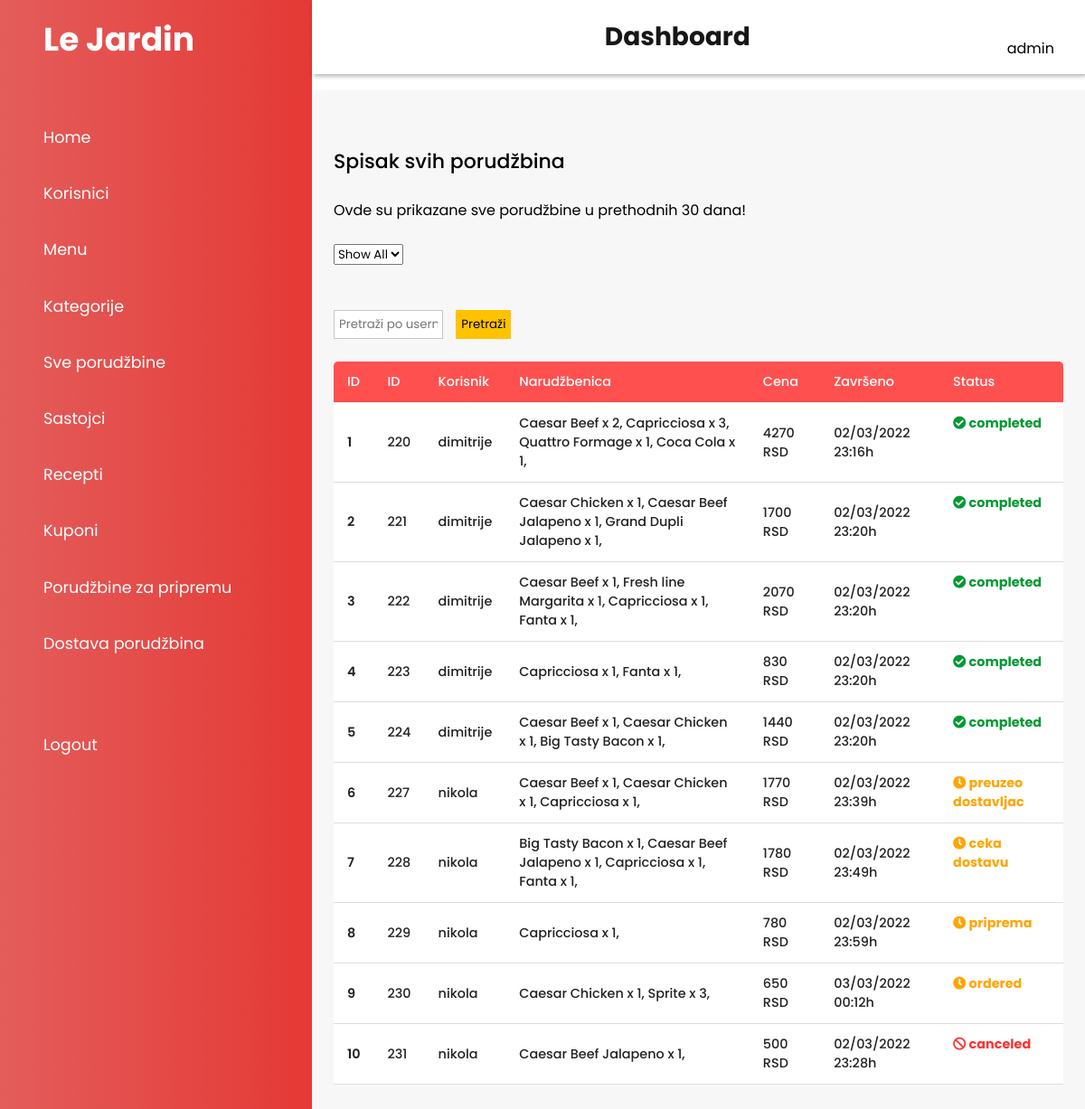
Page /admin/sve-porudzbine.php (signed in) on the committed database.
### tables this page shows
CREATE TABLE `orders` (
  `id_order` int(11) NOT NULL,
  `name` varchar(100) NOT NULL,
  `email` varchar(100) NOT NULL,
  `usernameID` int(11) NOT NULL,
  `phone` varchar(20) NOT NULL,
  `city` varchar(100) NOT NULL,
  `address` varchar(255) NOT NULL,
  `pmode` varchar(50) NOT NULL,
  `products` varchar(255) NOT NULL,
  `amount_paid` varchar(100) NOT NULL,
  `order_status` varchar(100) NOT NULL,
  `membership_order` varchar(100) NOT NULL,
  `time` datetime DEFAULT NULL
);

### admin/delovi/login-check.php (called while the page is built, shortened)
<?php
    if(!isset($_SESSION['user']))
    {
        $_SESSION['no-login-message'] = "<div class='error'>Please login to access Admin Panel. </div>";
        header('location:'.'login.php');
    }else if(isset($_SESSION['user'])){
        $username = $_SESSION['user'];
        $sql = "SELECT * FROM tbl_admin WHERE username = '$username' ";
        $res = mysqli_query($conn, $sql);
        $rows_session = mysqli_fetch_assoc($res);
        $status = $rows_session['status'];
    }
?>

### admin/sve-porudzbine.php (the view, shortened to what this page needs)
<?php include('delovi/header-admin.php'); ?>
<?php
    if($role == 'kuvar' || $role == 'admin' || $role == 'dostavljac'){
        if($status=='active'){
?>
        <main>
            <div class="row row_column">
                <h3>Spisak svih porudžbina</h3>
                <br>
                <p>Ovde su prikazane sve porudžbine u prethodnih 30 dana!</p>
            </div>
            <br>
            <div class="row">
                <select name="state" id="maxRows">
                    <option value="5000">Show All</option>
                </select>
            </div>
            <div class="row" id="search_orders">
                <form action="" method="POST" class="forma">
                    <input type="text" name="search_username" placeholder="Pretraži po username">
                    <button>Pretraži</button>
                </form>
            </div>
                <div class="table-grid" >
                    <div class="table-responsive">
                        <table width="100%" class="content-table" id="mytable">
                            <thead>
                                <tr>
                                    <th>ID</th>
                                    <th>Korisnik</th>
                                    <th>Narudžbenica</th>
                                    <th>Cena</th>
                                    <th>Završeno</th>
                                    <th>Status</th>
                                </tr>
                            </thead>
                            <tbody>
                            <?php
                                if(isset($_POST['search_username']))
                                {
                                    $searchKey_username = $_POST['search_username'];
                                    $sql = "SELECT * FROM orders INNER JOIN tbl_admin ON orders.usernameID=tbl_admin.id WHERE username = '$searchKey_username' AND DATE(time) > (NOW() - INTERVAL 30 DAY);";
                                }else{
                                    $sql = "SELECT *
                                    FROM orders
                                    INNER JOIN tbl_admin ON orders.usernameID=tbl_admin.id WHERE DATE(time) > (NOW() - INTERVAL 30 DAY);";
                                }
                                    $res = mysqli_query($conn, $sql);
                                    if($res==TRUE){
                                        $count = mysqli_num_rows($res);
                                        if($count>0){
                                            while($rows=mysqli_fetch_assoc($res))
                                            {
                                                $id=$rows['id_order'];
                                                $username=$rows['username'];
                                                $amount_paid=$rows['amount_paid'];
                                                $products=$rows['products'];
                                                $status=$rows['order_status'];
                                                $time_ordered=$rows['time'];
                                                $time_show = date("d/m/Y H:i",strtotime($time_ordered));
                                                ?>
                                                <tr>
                                                    <td data-label="ID"><?php echo $id; ?></td>
                                                    <td data-label="Username"><?php echo $username; ?></td>
                                                    <td data-label="Proizvodi"><?php echo $products; ?></td>
                                                    <td data-label="Ukupna cena"><?php echo $amount_paid; ?> RSD</td>
                                                    <td data-label="Vreme"><?php echo $time_show ?>h</td>
                                                    <td data-label="Status">
                                                    <?php
                                                    if($status=='canceled')
                                                    {
                                                ?>
                                                    <div class="canceled-status">
                                                    <i class="fas fa-ban"></i>
                                                        <?php
                                                            echo $status;
                                                        ?>
                                                    </div>
                                                    <?php
                                                    }else if($status=='completed'){
                                                        ?>
                                                        <div class="completed-status">
                                                        <i class="fas fa-check-circle"></i>
                                                        <?php
                                                            echo $status;
                                                        ?>
                                                        </div>
                                                        <?php
                                                    }else{
                                                        ?>
                                                    <div class="pending-status">
                                                    <i class="fas fa-clock"></i>
                                                    <?php
                                                        echo $status;
                                                    }
                                                        ?>
                                                    </div>
                                                    </td>
                                                </tr>
                                                <?php
                                            }
                                        }
                                    }
                                ?>
        <?php
        }else{
            $_SESSION['inactive_status'] = "Vaš nalog nije više aktivan. Kontaktirajte podršku za više informacija.";
            header('location: login.php');
        }
    }else{
            header('location: index.php');
        }
        ?>
    </body>
</html>

### admin/css/style-admin.css (style rules this page uses)
:root { --main-color: #ff5050; --color-dark: #1D2232; --text-grey: #8390A2; }
* { padding:0px; margin: 0px; box-sizing: border-box; list-style-type: none; text-decoration: none; font-family: 'Poppins'; }
main { margin-top: 100px; padding: 2rem 1.5rem; background: #f7f7f7; min-height: 100vh; }
.table-grid { display: grid; grid-gap: 2rem; grid-template-columns: 100% auto; }
table { border-collapse: collapse; }
thead tr { border-top: 1x solid #f0f0f0; border-bottom: 1px solid #f0f0f0; }
td { padding-left: .5rem 1rem; font-size: .9rem; color: #222; }
tr td:last-child { display: flex; align-items: center; }
.table-responsive { width: 100%; overflow-x: auto; }
.content-table { border-collapse: collapse; margin: 25px 0; font-size: 0.9em; min-width: 200px; border-radius: 5px 5px 0 0; overflow:hidden; box-shadow: 0 0 20px (0,0,0,0.15); }
.content-table thead tr { background-color: var(--main-color); color: #ffffff; text-align: center; font-weight: bold; }
.content-table th, .content-table td { padding: 12px 15px; text-align: left; font-weight: 500; }
.content-table tbody tr { border-bottom: 1px solid #dddddd; }
tr { background-color: #ffffff; }
.content-table tbody tr:last-of-type { border-bottom: 1px solid #dddddd; }
.row { display: flex; flex-wrap: wrap; }
.row_column { flex-direction: column; margin-top: 30px; }
.row h3 { font-family: 'Poppins'; font-weight: 500; font-size: 22px; }
.forma { width: 100%; }
.canceled-status { color: #ff3333; font-weight: 700; }
.completed-status { color: #009933; font-weight: 700; }
.pending-status { color: orange; font-weight: 700; }
#search_orders { margin-top: 50px; }
#search_orders input[type="text"] { width: 15%; padding: 5px; border: 1px solid #c7c7c7; }
#search_orders button { padding: 5px; background-color: #ffc200; border: 1px solid #ffc200; margin-left: 10px; }

### rows in the picture
orders: id_order "220", usernameID.username "dimitrije", products "Caesar Beef x 2, Capricciosa x 3, Quattro Formage x 1, Coca Cola x 1,", amount_paid "4270", time "02/03/2022 23:16", order_status "completed"
orders: id_order "221", usernameID.username "dimitrije", products "Caesar Chicken x 1, Caesar Beef Jalapeno x 1, Grand Dupli Jalapeno x 1,", amount_paid "1700", time "02/03/2022 23:20", order_status "completed"
orders: id_order "222", usernameID.username "dimitrije", products "Caesar Beef x 1, Fresh line Margarita x 1, Capricciosa x 1, Fanta x 1,", amount_paid "2070", time "02/03/2022 23:20", order_status "completed"
orders: id_order "223", usernameID.username "dimitrije", products "Capricciosa x 1, Fanta x 1,", amount_paid "830", time "02/03/2022 23:20", order_status "completed"
orders: id_order "224", usernameID.username "dimitrije", products "Caesar Beef x 1, Caesar Chicken x 1, Big Tasty Bacon x 1,", amount_paid "1440", time "02/03/2022 23:20", order_status "completed"
orders: id_order "227", usernameID.username "nikola", products "Caesar Beef x 1, Caesar Chicken x 1, Capricciosa x 1,", amount_paid "1770", time "02/03/2022 23:39", order_status "preuzeo dostavljac"
orders: id_order "228", usernameID.username "nikola", products "Big Tasty Bacon x 1, Caesar Beef Jalapeno x 1, Capricciosa x 1, Fanta x 1,", amount_paid "1780", time "02/03/2022 23:49", order_status "ceka dostavu"
orders: id_order "229", usernameID.username "nikola", products "Capricciosa x 1,", amount_paid "780", time "02/03/2022 23:59", order_status "priprema"
orders: id_order "230", usernameID.username "nikola", products "Caesar Chicken x 1, Sprite x 3,", amount_paid "650", time "03/03/2022 00:12", order_status "ordered"
orders: id_order "231", usernameID.username "nikola", products "Caesar Beef Jalapeno x 1,", amount_paid "500", time "02/03/2022 23:28", order_status "canceled"

### other values in the picture
$username "admin"
